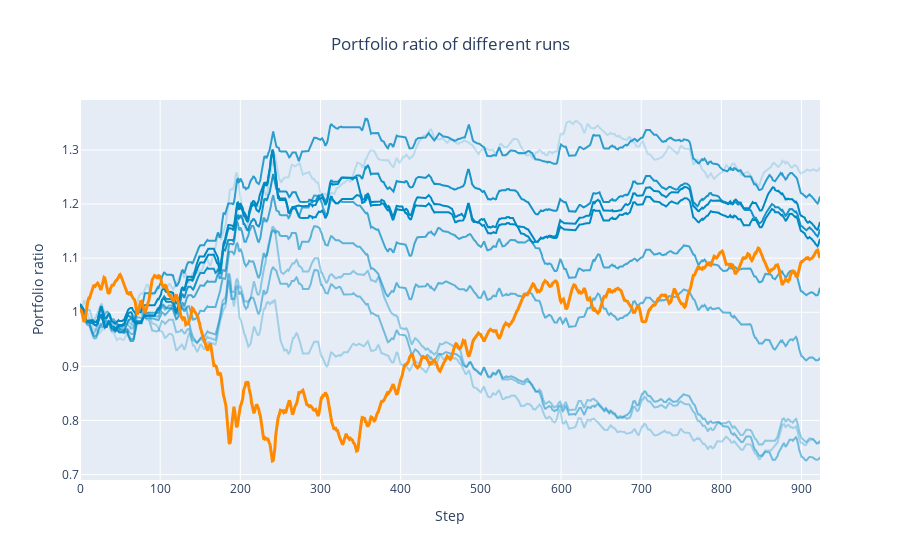
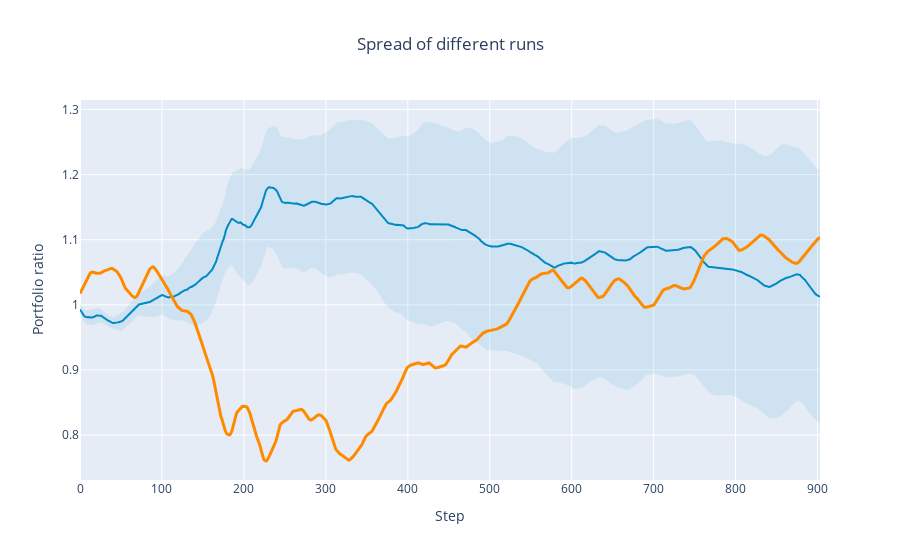
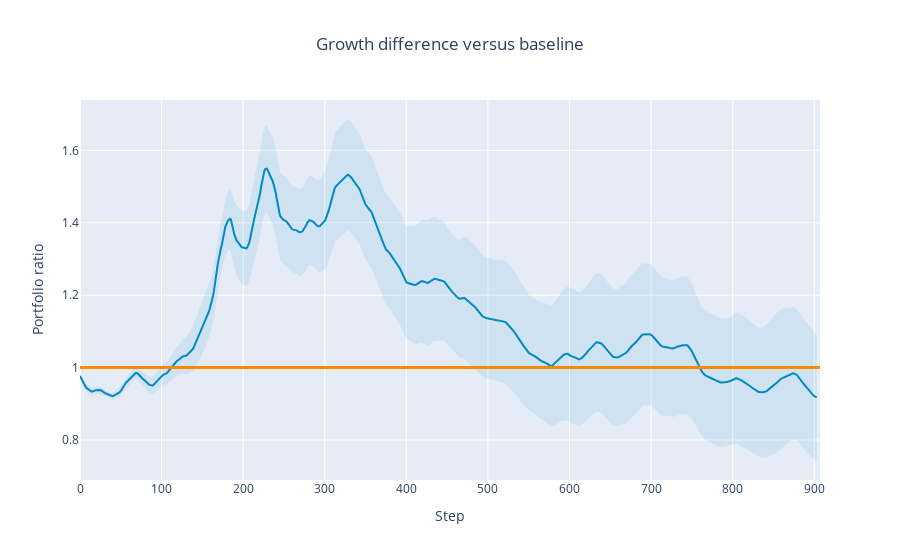

Notebook source saved alongside these figures, in order:
### Code cell
def smooth(y, factor):
    box = np.ones(factor)/factor
    y_smooth = np.convolve(y, box, mode='same')
    return y_smooth[(factor//2):-(factor//2)]

def plot_runs(log_file='logs', train_test='train'):
    with open(f'data/{log_file}.pkl', 'rb') as handle:
        logs = pickle.load(handle)
        
    fig = go.Figure()
    
    baseline   = smooth(logs[f'{train_test}_baseline'], 4)
    portfolios = logs[train_test]

    for run, portfolio in enumerate(portfolios):
        scale = run / len(portfolios)
        
        if len(portfolios) == 1:
            scale = 1
        
        portfolio = smooth(portfolio, 4)
        
        fig.add_trace(go.Scatter(x=list(range(len(portfolio))), 
                                 y=portfolio,
                                 mode='lines',
                                 line=dict(color=f'rgba(0, 138, 196, {scale + .2})'),
                                 name=f'Run {run+1}'))
        
    fig.add_trace(go.Scatter(x=list(range(len(baseline))), 
                             y=baseline,
                             mode='lines',
                             line=dict(color='#ff8a00', width=3),
                             name=f'Original'))
    
    fig.update_layout(
        xaxis=dict(title='Step'),
        yaxis=dict(title='Portfolio ratio'),
        title='Portfolio ratio of different runs',
        title_x=0.5,
        showlegend = False)
    
    fig.show()
    
    portfolio = [log[:len(baseline)] for log in portfolios if len(log[:len(baseline)]) == len(baseline)]
    
    if len(portfolio) > 1:
        fig = plot_spread(np.array(portfolio), 
                title='Spread of different runs', 
                xlabel='Step', 
                ylabel='Portfolio ratio')

        fig.add_trace(go.Scatter(x=list(range(len(baseline))), 
                                 y=smooth(baseline, 20),
                                 mode='lines',
                                 line=dict(color='#ff8a00', width=3),
                                 name=f'Original'))

        fig.show()
    
    fig = plot_spread(np.array(np.array(portfolio) / np.array(baseline)), 
            title='Growth difference versus baseline', 
            xlabel='Step', 
            ylabel='Portfolio ratio')
    
    fig.add_trace(go.Scatter(x=list(range(len(baseline))), 
                             y=[1 for _ in baseline][16:],
                             mode='lines',
                             line=dict(color='#ff8a00', width=3),
                             name=f'Original'))
    
    fig.show()
    
plot_runs('logs', 'train')

### Figure 1 — Plotly figure (JSON) as saved in the notebook; plotly's stock layout.template omitted (floating-point values rounded to 4 significant figures; data arrays with more than 128 entries replaced by an {"elided": "..."} marker saying what was removed)
{"data": [{"line": {"color": "rgba(0, 138, 196, 0.2)"}, "mode": "lines", "name": "Run 1", "type": "scatter", "x": {"elided": "924 int values"}, "y": {"elided": "924 float values"}}, {"line": {"color": "rgba(0, 138, 196, 0.30000000000000004)"}, "mode": "lines", "name": "Run 2", "type": "scatter", "x": {"elided": "924 int values"}, "y": {"elided": "924 float values"}}, {"line": {"color": "rgba(0, 138, 196, 0.4)"}, "mode": "lines", "name": "Run 3", "type": "scatter", "x": {"elided": "924 int values"}, "y": {"elided": "924 float values"}}, {"line": {"color": "rgba(0, 138, 196, 0.5)"}, "mode": "lines", "name": "Run 4", "type": "scatter", "x": {"elided": "924 int values"}, "y": {"elided": "924 float values"}}, {"line": {"color": "rgba(0, 138, 196, 0.6000000000000001)"}, "mode": "lines", "name": "Run 5", "type": "scatter", "x": {"elided": "924 int values"}, "y": {"elided": "924 float values"}}, {"line": {"color": "rgba(0, 138, 196, 0.7)"}, "mode": "lines", "name": "Run 6", "type": "scatter", "x": {"elided": "924 int values"}, "y": {"elided": "924 float values"}}, {"line": {"color": "rgba(0, 138, 196, 0.8)"}, "mode": "lines", "name": "Run 7", "type": "scatter", "x": {"elided": "924 int values"}, "y": {"elided": "924 float values"}}, {"line": {"color": "rgba(0, 138, 196, 0.8999999999999999)"}, "mode": "lines", "name": "Run 8", "type": "scatter", "x": {"elided": "924 int values"}, "y": {"elided": "924 float values"}}, {"line": {"color": "rgba(0, 138, 196, 1.0)"}, "mode": "lines", "name": "Run 9", "type": "scatter", "x": {"elided": "924 int values"}, "y": {"elided": "924 float values"}}, {"line": {"color": "rgba(0, 138, 196, 1.1)"}, "mode": "lines", "name": "Run 10", "type": "scatter", "x": {"elided": "924 int values"}, "y": {"elided": "924 float values"}}, {"line": {"color": "#ff8a00", "width": 3}, "mode": "lines", "name": "Original", "type": "scatter", "x": {"elided": "924 int values"}, "y": {"elided": "924 float values"}}], "layout": {"showlegend": false, "title": {"text": "Portfolio ratio of different runs", "x": 0.5}, "xaxis": {"title": {"text": "Step"}}, "yaxis": {"title": {"text": "Portfolio ratio"}}}}

### Figure 2 — Plotly figure (JSON) as saved in the notebook; plotly's stock layout.template omitted (floating-point values rounded to 4 significant figures; data arrays with more than 128 entries replaced by an {"elided": "..."} marker saying what was removed)
{"data": [{"hoverinfo": "skip", "line": {"width": 0}, "mode": "lines", "type": "scatter", "x": {"elided": "904 int values"}, "y": {"elided": "904 float values"}}, {"fill": "tonexty", "fillcolor": "rgba(0, 138, 196, 0.1)", "line": {"color": "#008ac4", "width": 2}, "mode": "lines", "type": "scatter", "x": {"elided": "904 int values"}, "y": {"elided": "904 float values"}}, {"fill": "tonexty", "fillcolor": "rgba(0, 138, 196, 0.1)", "hoverinfo": "skip", "line": {"width": 0}, "mode": "lines", "type": "scatter", "x": {"elided": "904 int values"}, "y": {"elided": "904 float values"}}, {"line": {"color": "#ff8a00", "width": 3}, "mode": "lines", "name": "Original", "type": "scatter", "x": {"elided": "924 int values"}, "y": {"elided": "904 float values"}}], "layout": {"showlegend": false, "title": {"text": "Spread of different runs", "x": 0.5}, "xaxis": {"title": {"text": "Step"}}, "yaxis": {"title": {"text": "Portfolio ratio"}}}}

### Figure 3 — Plotly figure (JSON) as saved in the notebook; plotly's stock layout.template omitted (floating-point values rounded to 4 significant figures; data arrays with more than 128 entries replaced by an {"elided": "..."} marker saying what was removed)
{"data": [{"hoverinfo": "skip", "line": {"width": 0}, "mode": "lines", "type": "scatter", "x": {"elided": "904 int values"}, "y": {"elided": "904 float values"}}, {"fill": "tonexty", "fillcolor": "rgba(0, 138, 196, 0.1)", "line": {"color": "#008ac4", "width": 2}, "mode": "lines", "type": "scatter", "x": {"elided": "904 int values"}, "y": {"elided": "904 float values"}}, {"fill": "tonexty", "fillcolor": "rgba(0, 138, 196, 0.1)", "hoverinfo": "skip", "line": {"width": 0}, "mode": "lines", "type": "scatter", "x": {"elided": "904 int values"}, "y": {"elided": "904 float values"}}, {"line": {"color": "#ff8a00", "width": 3}, "mode": "lines", "name": "Original", "type": "scatter", "x": {"elided": "924 int values"}, "y": {"elided": "908 int values"}}], "layout": {"showlegend": false, "title": {"text": "Growth difference versus baseline", "x": 0.5}, "xaxis": {"title": {"text": "Step"}}, "yaxis": {"title": {"text": "Portfolio ratio"}}}}
